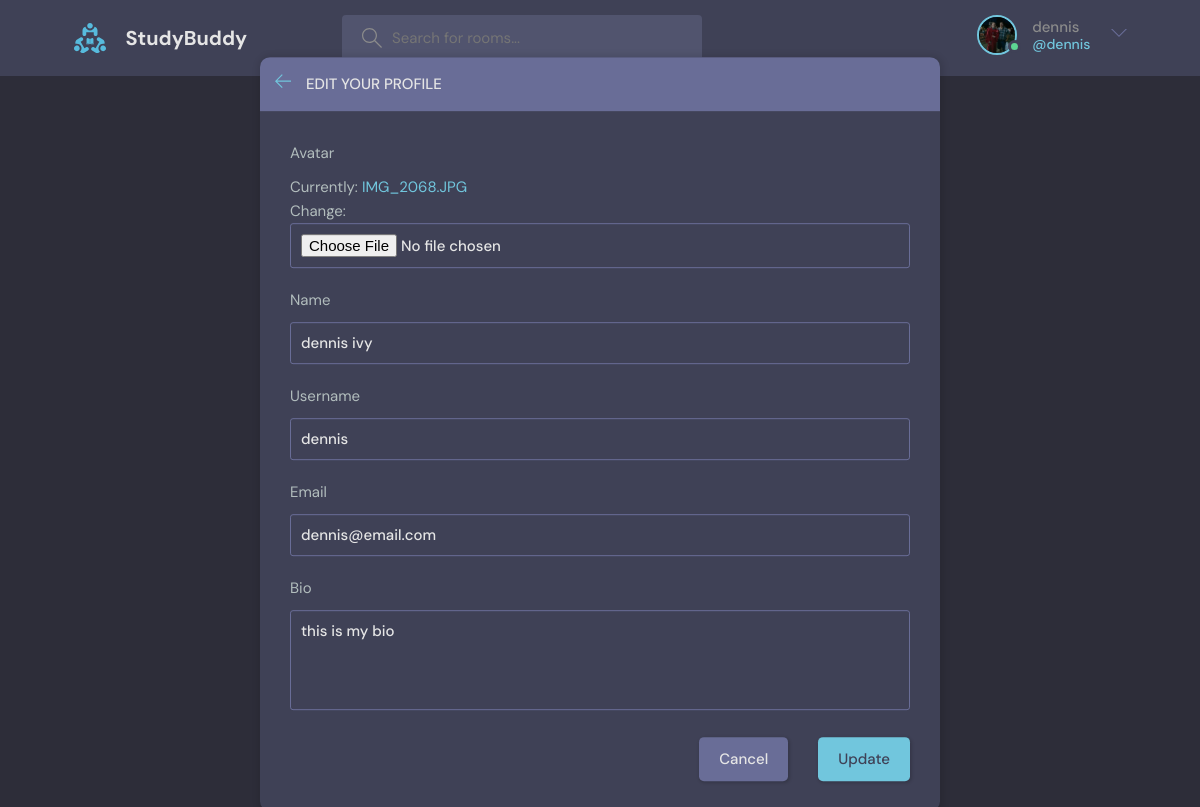
The app's page /update-user/ (signed in), older data.
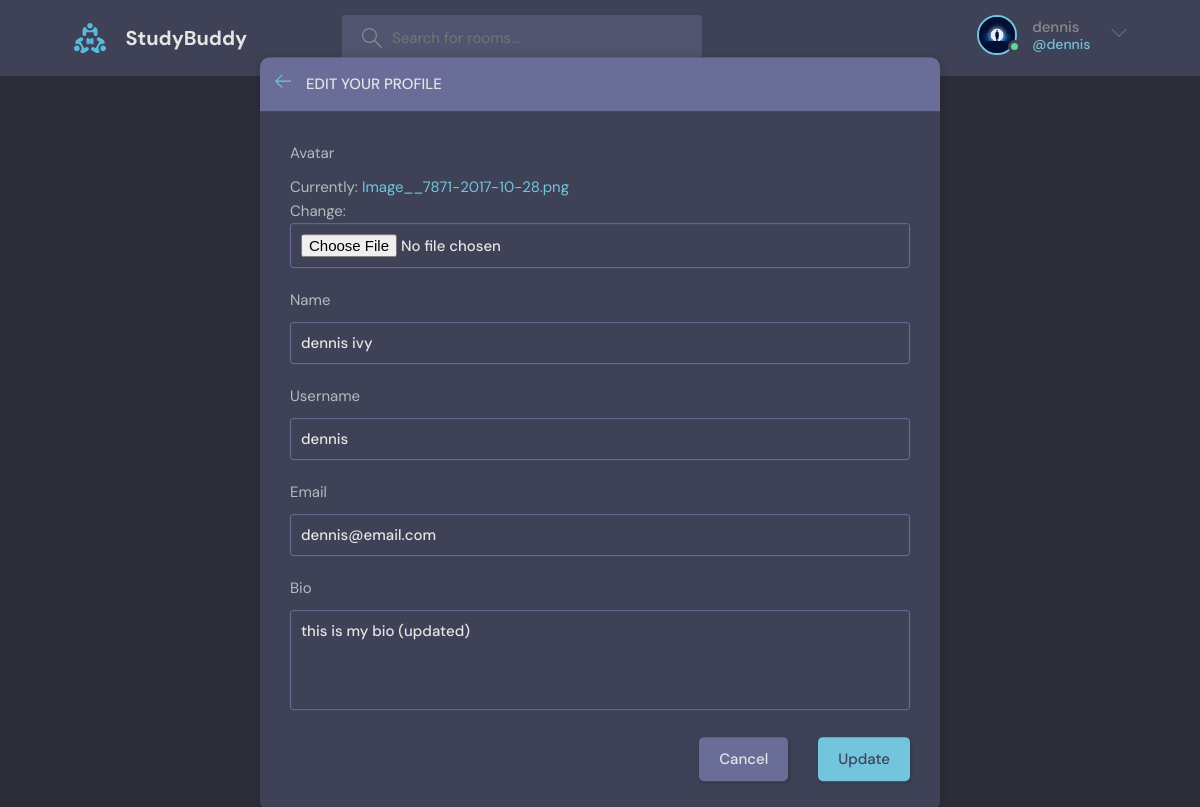
The same page, newer data.
### base/models.py (models this page shows)
class User(AbstractUser):
    name = models.CharField(max_length=200, null=True)
    email = models.EmailField(unique=True, null=True)
    bio = models.TextField(null=True)
    avatar = models.ImageField(null=True, default="avatar.svg")
    USERNAME_FIELD = 'email'
    REQUIRED_FIELDS = []

### base/views.py (the view)
# urls.py: path('update-user/', views.update_user, name='update-user'),
@login_required(login_url='login')
def update_user(request):
    user = request.user
    form = UserForm(instance=user)
    if request.method == 'POST':
        form = UserForm(request.POST, request.FILES, instance=user)
        if form.is_valid():
            form.save()
            return redirect('user-profile', pk=user.id)
    context = {'form': form}
    return render(request, 'base/update_user.html', context)

### base/forms.py
class UserForm(ModelForm):
    class Meta:
        model = User
        fields = ['avatar', 'name', 'username', 'email', 'bio']

### base/templates/base/update_user.html (shortened to what this page needs)
{% extends 'main.html' %}
{% block content %}
<main class="update-account layout">
    <div class="container">
        <div class="layout__box">
            <div class="layout__boxHeader">
                <div class="layout__boxTitle">
                    <a href="{% url 'home' %}">
                        <svg version="1.1" xmlns="http://www.w3.org/2000/svg" width="32" height="32"
                            viewBox="0 0 32 32">
                            <title>arrow-left</title>
                            <path
                                d="M13.723 2.286l-13.723 13.714 13.719 13.714 1.616-1.611-10.96-10.96h27.625v-2.286h-27.625l10.965-10.965-1.616-1.607z">
                            </path>
                        </svg>
                    </a>
                    <h3>Edit your profile</h3>
                </div>
            </div>
            <div class="layout__body">
                <form class="form" action="" method="POST" enctype="multipart/form-data">
                    {% for field in form %}
                    <div class="form__group">
                        <label for="profile_pic">{{field.label}}</label>
                        {{field}}
                    </div>
                    {% endfor %}
                    <div class="form__action">
                        <a class="btn btn--dark" href="{% url 'home' %}">Cancel</a>
                        <button class="btn btn--main" type="submit">Update</button>
                    </div>
                </form>
            </div>
        </div>
    </div>
</main>
{% endblock %}

### templates/navbar.html (shortened to what this page needs)
{% load static %}
<header class="header header--loggedIn">
      <div class="container">
        <a href="{% url 'home' %}" class="header__logo">
          <img src="{% static 'images/logo.svg' %}" />
          <h1>StudyBuddy</h1>
        </a>
        <form class="header__search" method="GET" action="{% url 'home' %}">
          <label>
            <input name="q" placeholder="Search for rooms..." />
          </label>
        </form>
        <nav class="header__menu">
          {% if request.user.is_authenticated %}
          <div class="header__user">
            <a href="{% url 'update-user' %}">
              <div class="avatar avatar--medium active">
                <img src="{{request.user.avatar.url}}" />
              </div>
              <p>{{ request.user.username }} <span>@{{ request.user.username }}</span></p>
            </a>
            <button class="dropdown-button">
              <svg version="1.1" xmlns="http://www.w3.org/2000/svg" width="32" height="32" viewBox="0 0 32 32">
                <title>chevron-down</title>
                <path d="M16 21l-13-13h-3l16 16 16-16h-3l-13 13z"></path>
              </svg>
            </button>
          </div>
          {% else %}
          <a href="{% url 'login' %}">
            <img src="{% static 'images/avatar.svg' %}" />
            <p>Login</p>
          </a>
          {% endif %}
        </nav>
      </div>
    </header>

Row changes from the older to the newer data that the page shows:
changed User "dennis": user.avatar: a different picture; bio "this is my bio" → "this is my bio (updated)"
Text that changed along with them:
text no longer shown: "Currently: IMG_2068.JPG Change:"
text now shown: "Currently: Image__7871-2017-10-28.png Change:"
